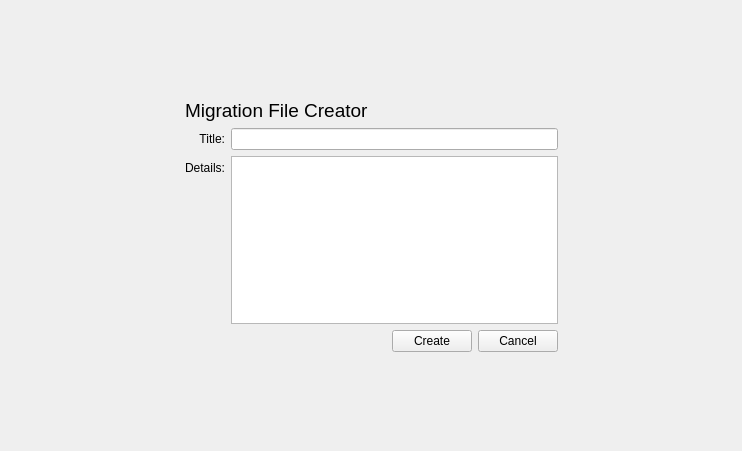
<?xml version="1.0" encoding="UTF-8"?>
<ui version="4.0">
 <class>Form</class>
 <widget class="QWidget" name="Form">
  <property name="geometry">
   <rect>
    <x>0</x>
    <y>0</y>
    <width>742</width>
    <height>451</height>
   </rect>
  </property>
  <property name="windowTitle">
   <string>Form</string>
  </property>
  <layout class="QHBoxLayout" name="horizontalLayout">
   <property name="spacing">
    <number>0</number>
   </property>
   <property name="margin">
    <number>0</number>
   </property>
   <item>
    <spacer name="horizontalSpacer">
     <property name="orientation">
      <enum>Qt::Horizontal</enum>
     </property>
     <property name="sizeType">
      <enum>QSizePolicy::MinimumExpanding</enum>
     </property>
     <property name="sizeHint" stdset="0">
      <size>
       <width>172</width>
       <height>20</height>
      </size>
     </property>
    </spacer>
   </item>
   <item>
    <layout class="QVBoxLayout" name="verticalLayout_2">
     <property name="spacing">
      <number>0</number>
     </property>
     <item>
      <spacer name="verticalSpacer">
       <property name="orientation">
        <enum>Qt::Vertical</enum>
       </property>
       <property name="sizeType">
        <enum>QSizePolicy::MinimumExpanding</enum>
       </property>
       <property name="sizeHint" stdset="0">
        <size>
         <width>20</width>
         <height>40</height>
        </size>
       </property>
      </spacer>
     </item>
     <item>
      <widget class="QWidget" name="widget" native="true">
       <property name="minimumSize">
        <size>
         <width>391</width>
         <height>171</height>
        </size>
       </property>
       <property name="maximumSize">
        <size>
         <width>481</width>
         <height>271</height>
        </size>
       </property>
       <layout class="QVBoxLayout" name="verticalLayout">
        <item>
         <widget class="QLabel" name="label">
          <property name="font">
           <font>
            <pointsize>14</pointsize>
           </font>
          </property>
          <property name="text">
           <string>Migration File Creator</string>
          </property>
         </widget>
        </item>
        <item>
         <layout class="QFormLayout" name="formLayout">
          <property name="fieldGrowthPolicy">
           <enum>QFormLayout::AllNonFixedFieldsGrow</enum>
          </property>
          <property name="labelAlignment">
           <set>Qt::AlignRight|Qt::AlignTrailing|Qt::AlignVCenter</set>
          </property>
          <item row="0" column="0">
           <widget class="QLabel" name="label_2">
            <property name="text">
             <string>Title:</string>
            </property>
            <property name="alignment">
             <set>Qt::AlignRight|Qt::AlignTrailing|Qt::AlignVCenter</set>
            </property>
           </widget>
          </item>
          <item row="0" column="1">
           <widget class="QLineEdit" name="titleLineEdit"/>
          </item>
          <item row="1" column="0">
           <widget class="QLabel" name="label_3">
            <property name="text">
             <string>Details:</string>
            </property>
            <property name="alignment">
             <set>Qt::AlignRight|Qt::AlignTrailing|Qt::AlignVCenter</set>
            </property>
           </widget>
          </item>
          <item row="1" column="1">
           <widget class="QPlainTextEdit" name="detailsText"/>
          </item>
          <item row="2" column="1">
           <layout class="QHBoxLayout" name="horizontalLayout_4">
            <item>
             <spacer name="horizontalSpacer_3">
              <property name="orientation">
               <enum>Qt::Horizontal</enum>
              </property>
              <property name="sizeHint" stdset="0">
               <size>
                <width>40</width>
                <height>20</height>
               </size>
              </property>
             </spacer>
            </item>
            <item>
             <widget class="QPushButton" name="createBtn">
              <property name="text">
               <string>Create</string>
              </property>
             </widget>
            </item>
            <item>
             <widget class="QPushButton" name="cancelBtn">
              <property name="text">
               <string>Cancel</string>
              </property>
             </widget>
            </item>
           </layout>
          </item>
         </layout>
        </item>
       </layout>
      </widget>
     </item>
     <item>
      <spacer name="verticalSpacer_2">
       <property name="orientation">
        <enum>Qt::Vertical</enum>
       </property>
       <property name="sizeType">
        <enum>QSizePolicy::MinimumExpanding</enum>
       </property>
       <property name="sizeHint" stdset="0">
        <size>
         <width>20</width>
         <height>40</height>
        </size>
       </property>
      </spacer>
     </item>
    </layout>
   </item>
   <item>
    <spacer name="horizontalSpacer_2">
     <property name="orientation">
      <enum>Qt::Horizontal</enum>
     </property>
     <property name="sizeType">
      <enum>QSizePolicy::MinimumExpanding</enum>
     </property>
     <property name="sizeHint" stdset="0">
      <size>
       <width>171</width>
       <height>20</height>
      </size>
     </property>
    </spacer>
   </item>
  </layout>
 </widget>
 <resources/>
 <connections/>
</ui>
